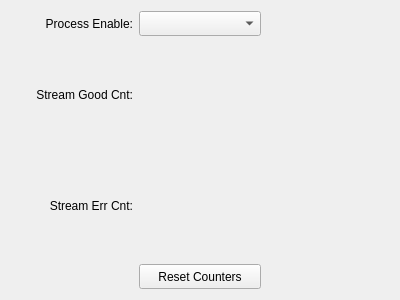
<?xml version="1.0" encoding="UTF-8"?>
<ui version="4.0">
 <class>Form</class>
 <widget class="QWidget" name="Form">
  <property name="geometry">
   <rect>
    <x>0</x>
    <y>0</y>
    <width>400</width>
    <height>300</height>
   </rect>
  </property>
  <property name="windowTitle">
   <string>Form</string>
  </property>
  <layout class="QGridLayout" name="gridLayout_2">
   <item row="0" column="0">
    <layout class="QGridLayout" name="gridLayout">
     <item row="0" column="2">
      <widget class="PyDMLabel" name="PyDMLabel">
       <property name="minimumSize">
        <size>
         <width>100</width>
         <height>25</height>
        </size>
       </property>
       <property name="toolTip">
        <string/>
       </property>
       <property name="alignment">
        <set>Qt::AlignCenter</set>
       </property>
       <property name="alarmSensitiveContent" stdset="0">
        <bool>true</bool>
       </property>
       <property name="channel" stdset="0">
        <string>ca://${P}:NC_BSA_EN_RBV</string>
       </property>
      </widget>
     </item>
     <item row="0" column="1">
      <widget class="PyDMEnumComboBox" name="PyDMEnumComboBox">
       <property name="minimumSize">
        <size>
         <width>0</width>
         <height>25</height>
        </size>
       </property>
       <property name="toolTip">
        <string/>
       </property>
       <property name="channel" stdset="0">
        <string>ca://${P}:NC_BSA_EN</string>
       </property>
      </widget>
     </item>
     <item row="2" column="0">
      <widget class="QLabel" name="label_3">
       <property name="minimumSize">
        <size>
         <width>0</width>
         <height>25</height>
        </size>
       </property>
       <property name="text">
        <string>Stream Err Cnt:</string>
       </property>
       <property name="alignment">
        <set>Qt::AlignRight|Qt::AlignTrailing|Qt::AlignVCenter</set>
       </property>
      </widget>
     </item>
     <item row="0" column="0">
      <widget class="QLabel" name="label">
       <property name="text">
        <string>Process Enable:</string>
       </property>
       <property name="alignment">
        <set>Qt::AlignRight|Qt::AlignTrailing|Qt::AlignVCenter</set>
       </property>
      </widget>
     </item>
     <item row="1" column="1">
      <widget class="PyDMLabel" name="PyDMLabel_2">
       <property name="minimumSize">
        <size>
         <width>100</width>
         <height>25</height>
        </size>
       </property>
       <property name="toolTip">
        <string/>
       </property>
       <property name="alignment">
        <set>Qt::AlignCenter</set>
       </property>
       <property name="alarmSensitiveContent" stdset="0">
        <bool>true</bool>
       </property>
       <property name="channel" stdset="0">
        <string>ca://${P}:NC_BSA_STREAM_CNT</string>
       </property>
      </widget>
     </item>
     <item row="1" column="0">
      <widget class="QLabel" name="label_2">
       <property name="minimumSize">
        <size>
         <width>0</width>
         <height>25</height>
        </size>
       </property>
       <property name="text">
        <string>Stream Good Cnt:</string>
       </property>
       <property name="alignment">
        <set>Qt::AlignRight|Qt::AlignTrailing|Qt::AlignVCenter</set>
       </property>
      </widget>
     </item>
     <item row="2" column="1">
      <widget class="PyDMLabel" name="PyDMLabel_3">
       <property name="minimumSize">
        <size>
         <width>100</width>
         <height>25</height>
        </size>
       </property>
       <property name="toolTip">
        <string/>
       </property>
       <property name="alignment">
        <set>Qt::AlignCenter</set>
       </property>
       <property name="alarmSensitiveContent" stdset="0">
        <bool>true</bool>
       </property>
       <property name="channel" stdset="0">
        <string>ca://${P}:NC_BSA_STREAM_ERR_CNT</string>
       </property>
      </widget>
     </item>
     <item row="3" column="1">
      <widget class="PyDMPushButton" name="PyDMPushButton">
       <property name="minimumSize">
        <size>
         <width>0</width>
         <height>25</height>
        </size>
       </property>
       <property name="toolTip">
        <string/>
       </property>
       <property name="text">
        <string>Reset Counters</string>
       </property>
       <property name="channel" stdset="0">
        <string>ca://${P}:NC_BSA_CNT_RST</string>
       </property>
       <property name="pressValue" stdset="0">
        <string>1</string>
       </property>
       <property name="releaseValue" stdset="0">
        <string>0</string>
       </property>
      </widget>
     </item>
    </layout>
   </item>
  </layout>
 </widget>
 <customwidgets>
  <customwidget>
   <class>PyDMLabel</class>
   <extends>QLabel</extends>
   <header>pydm.widgets.label</header>
  </customwidget>
  <customwidget>
   <class>PyDMEnumComboBox</class>
   <extends>QComboBox</extends>
   <header>pydm.widgets.enum_combo_box</header>
  </customwidget>
  <customwidget>
   <class>PyDMPushButton</class>
   <extends>QPushButton</extends>
   <header>pydm.widgets.pushbutton</header>
  </customwidget>
 </customwidgets>
 <resources/>
 <connections/>
</ui>
